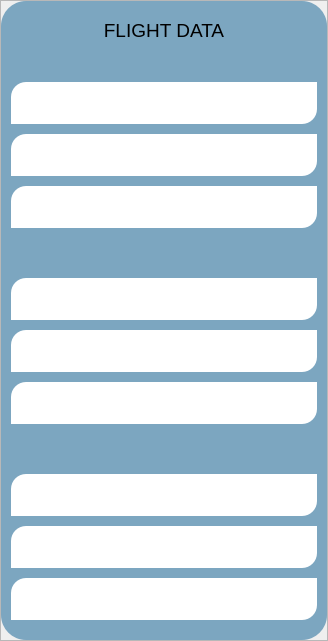
                  <widget class="QFrame" name="graph_page_side_panel_frame">
                   <property name="frameShape">
                    <enum>QFrame::StyledPanel</enum>
                   </property>
                   <property name="frameShadow">
                    <enum>QFrame::Raised</enum>
                   </property>
                   <layout class="QVBoxLayout" name="verticalLayout_57" stretch="1,0,2">
                    <property name="spacing">
                     <number>0</number>
                    </property>
                    <property name="leftMargin">
                     <number>0</number>
                    </property>
                    <property name="topMargin">
                     <number>0</number>
                    </property>
                    <property name="rightMargin">
                     <number>0</number>
                    </property>
                    <property name="bottomMargin">
                     <number>0</number>
                    </property>
                    <item>
                     <widget class="QFrame" name="frame_7">
                      <property name="frameShape">
                       <enum>QFrame::StyledPanel</enum>
                      </property>
                      <property name="frameShadow">
                       <enum>QFrame::Raised</enum>
                      </property>
                     </widget>
                    </item>
                    <item>
                     <widget class="QFrame" name="graph_page_side_panel">
                      <property name="styleSheet">
                       <string notr="true">background:#7CA6C0;
border-top-left-radius:25px;
border-bottom-left-radius:25px;
border-bottom-right-radius:25px;
border-top-right-radius:25px;</string>
                      </property>
                      <property name="frameShape">
                       <enum>QFrame::StyledPanel</enum>
                      </property>
                      <property name="frameShadow">
                       <enum>QFrame::Raised</enum>
                      </property>
                      <layout class="QVBoxLayout" name="verticalLayout_112" stretch="0,1,1,1">
                       <property name="spacing">
                        <number>30</number>
                       </property>
                       <property name="leftMargin">
                        <number>0</number>
                       </property>
                       <property name="topMargin">
                        <number>18</number>
                       </property>
                       <property name="rightMargin">
                        <number>0</number>
                       </property>
                       <property name="bottomMargin">
                        <number>10</number>
                       </property>
                       <item>
                        <widget class="QLabel" name="label_27">
                         <property name="font">
                          <font>
                           <pointsize>14</pointsize>
                          </font>
                         </property>
                         <property name="styleSheet">
                          <string notr="true">background:transparent;</string>
                         </property>
                         <property name="text">
                          <string>FLIGHT DATA</string>
                         </property>
                         <property name="alignment">
                          <set>Qt::AlignCenter</set>
                         </property>
                        </widget>
                       </item>
                       <item>
                        <widget class="QFrame" name="frame_58">
                         <property name="frameShape">
                          <enum>QFrame::StyledPanel</enum>
                         </property>
                         <property name="frameShadow">
                          <enum>QFrame::Raised</enum>
                         </property>
                         <layout class="QVBoxLayout" name="verticalLayout_113">
                          <property name="spacing">
                           <number>10</number>
                          </property>
                          <property name="leftMargin">
                           <number>10</number>
                          </property>
                          <property name="topMargin">
                           <number>10</number>
                          </property>
                          <property name="rightMargin">
                           <number>10</number>
                          </property>
                          <property name="bottomMargin">
                           <number>10</number>
                          </property>
                          <item>
                           <widget class="QFrame" name="frame_60">
                            <property name="minimumSize">
                             <size>
                              <width>306</width>
                              <height>42</height>
                             </size>
                            </property>
                            <property name="styleSheet">
                             <string notr="true">background:white;
border-top-left-radius:15px;
border-bottom-left-radius:0px;
border-bottom-right-radius:15px;
border-top-right-radius:0px;</string>
                            </property>
                            <property name="frameShape">
                             <enum>QFrame::StyledPanel</enum>
                            </property>
                            <property name="frameShadow">
                             <enum>QFrame::Raised</enum>
                            </property>
                            <layout class="QHBoxLayout" name="horizontalLayout_6">
                             <property name="spacing">
                              <number>0</number>
                             </property>
                             <property name="topMargin">
                              <number>0</number>
                             </property>
                             <property name="bottomMargin">
                              <number>0</number>
                             </property>
                             <item>
                              <widget class="QLabel" name="altitude_label_graphs_sidepanel">
                               <property name="font">
                                <font>
                                 <pointsize>12</pointsize>
                                </font>
                               </property>
                               <property name="text">
                                <string/>
                               </property>
                              </widget>
                             </item>
                            </layout>
                           </widget>
                          </item>
                          <item>
                           <widget class="QFrame" name="frame_134">
                            <property name="minimumSize">
                             <size>
                              <width>168</width>
                              <height>42</height>
                             </size>
                            </property>
                            <property name="styleSheet">
                             <string notr="true">background:white;
border-top-left-radius:15px;
border-bottom-left-radius:0px;
border-bottom-right-radius:15px;
border-top-right-radius:0px;</string>
                            </property>
                            <property name="frameShape">
                             <enum>QFrame::StyledPanel</enum>
                            </property>
                            <property name="frameShadow">
                             <enum>QFrame::Raised</enum>
                            </property>
                            <layout class="QHBoxLayout" name="horizontalLayout_17">
                             <property name="topMargin">
                              <number>0</number>
                             </property>
                             <property name="bottomMargin">
                              <number>0</number>
                             </property>
                             <item>
                              <widget class="QLabel" name="velocity_label_graphs_sidepanel">
                               <property name="font">
                                <font>
                                 <pointsize>12</pointsize>
                                </font>
                               </property>
                               <property name="text">
                                <string/>
                               </property>
                              </widget>
                             </item>
                            </layout>
                           </widget>
                          </item>
                          <item>
                           <widget class="QFrame" name="frame_227">
                            <property name="minimumSize">
                             <size>
                              <width>168</width>
                              <height>42</height>
                             </size>
                            </property>
                            <property name="styleSheet">
                             <string notr="true">background:white;
border-top-left-radius:15px;
border-bottom-left-radius:0px;
border-bottom-right-radius:15px;
border-top-right-radius:0px;</string>
                            </property>
                            <property name="frameShape">
                             <enum>QFrame::StyledPanel</enum>
                            </property>
                            <property name="frameShadow">
                             <enum>QFrame::Raised</enum>
                            </property>
                            <layout class="QHBoxLayout" name="horizontalLayout_18">
                             <property name="topMargin">
                              <number>0</number>
                             </property>
                             <property name="bottomMargin">
                              <number>0</number>
                             </property>
                             <item>
                              <widget class="QLabel" name="temperature_label_graphs_sidepanel">
                               <property name="font">
                                <font>
                                 <pointsize>12</pointsize>
                                </font>
                               </property>
                               <property name="text">
                                <string/>
                               </property>
                              </widget>
                             </item>
                            </layout>
                           </widget>
                          </item>
                         </layout>
                        </widget>
                       </item>
                       <item>
                        <widget class="QFrame" name="frame_228">
                         <property name="frameShape">
                          <enum>QFrame::StyledPanel</enum>
                         </property>
                         <property name="frameShadow">
                          <enum>QFrame::Raised</enum>
                         </property>
                         <layout class="QVBoxLayout" name="verticalLayout_114">
                          <property name="spacing">
                           <number>10</number>
                          </property>
                          <property name="leftMargin">
                           <number>10</number>
                          </property>
                          <property name="topMargin">
                           <number>10</number>
                          </property>
                          <property name="rightMargin">
                           <number>10</number>
                          </property>
                          <property name="bottomMargin">
                           <number>10</number>
                          </property>
                          <item>
                           <widget class="QFrame" name="frame_229">
                            <property name="minimumSize">
                             <size>
                              <width>168</width>
                              <height>42</height>
                             </size>
                            </property>
                            <property name="styleSheet">
                             <string notr="true">background:white;
border-top-left-radius:15px;
border-bottom-left-radius:0px;
border-bottom-right-radius:15px;
border-top-right-radius:0px;</string>
                            </property>
                            <property name="frameShape">
                             <enum>QFrame::StyledPanel</enum>
                            </property>
                            <property name="frameShadow">
                             <enum>QFrame::Raised</enum>
                            </property>
                            <layout class="QVBoxLayout" name="verticalLayout_73">
                             <property name="topMargin">
                              <number>0</number>
                             </property>
                             <property name="bottomMargin">
                              <number>0</number>
                             </property>
                             <item>
                              <widget class="QLabel" name="acc_x_label_graphs_sidepanel">
                               <property name="font">
                                <font>
                                 <pointsize>12</pointsize>
                                </font>
                               </property>
                               <property name="text">
                                <string/>
                               </property>
                              </widget>
                             </item>
                            </layout>
                           </widget>
                          </item>
                          <item>
                           <widget class="QFrame" name="frame_230">
                            <property name="minimumSize">
                             <size>
                              <width>168</width>
                              <height>42</height>
                             </size>
                            </property>
                            <property name="styleSheet">
                             <string notr="true">background:white;
border-top-left-radius:15px;
border-bottom-left-radius:0px;
border-bottom-right-radius:15px;
border-top-right-radius:0px;</string>
                            </property>
                            <property name="frameShape">
                             <enum>QFrame::StyledPanel</enum>
                            </property>
                            <property name="frameShadow">
                             <enum>QFrame::Raised</enum>
                            </property>
                            <layout class="QHBoxLayout" name="horizontalLayout_19">
                             <property name="topMargin">
                              <number>0</number>
                             </property>
                             <property name="bottomMargin">
                              <number>0</number>
                             </property>
                             <item>
                              <widget class="QLabel" name="acc_y_label_graphs_sidepanel">
                               <property name="font">
                                <font>
                                 <pointsize>12</pointsize>
                                </font>
                               </property>
                               <property name="text">
                                <string/>
                               </property>
                              </widget>
                             </item>
                            </layout>
                           </widget>
                          </item>
                          <item>
                           <widget class="QFrame" name="frame_231">
                            <property name="minimumSize">
                             <size>
                              <width>168</width>
                              <height>42</height>
                             </size>
                            </property>
                            <property name="styleSheet">
                             <string notr="true">background:white;
border-top-left-radius:15px;
border-bottom-left-radius:0px;
border-bottom-right-radius:15px;
border-top-right-radius:0px;</string>
                            </property>
                            <property name="frameShape">
                             <enum>QFrame::StyledPanel</enum>
                            </property>
                            <property name="frameShadow">
                             <enum>QFrame::Raised</enum>
                            </property>
                            <layout class="QHBoxLayout" name="horizontalLayout_25">
                             <property name="topMargin">
                              <number>0</number>
                             </property>
                             <property name="bottomMargin">
                              <number>0</number>
                             </property>
                             <item>
                              <widget class="QLabel" name="acc_z_label_graphs_sidepanel">
                               <property name="font">
                                <font>
                                 <pointsize>12</pointsize>
                                </font>
                               </property>
                               <property name="text">
                                <string/>
                               </property>
                              </widget>
                             </item>
                            </layout>
                           </widget>
                          </item>
                         </layout>
                        </widget>
                       </item>
                       <item>
                        <widget class="QFrame" name="frame_232">
                         <property name="frameShape">
                          <enum>QFrame::StyledPanel</enum>
                         </property>
                         <property name="frameShadow">
                          <enum>QFrame::Raised</enum>
                         </property>
                         <layout class="QVBoxLayout" name="verticalLayout_115">
                          <property name="spacing">
                           <number>10</number>
                          </property>
                          <property name="leftMargin">
                           <number>10</number>
                          </property>
                          <property name="topMargin">
                           <number>10</number>
                          </property>
                          <property name="rightMargin">
                           <number>10</number>
                          </property>
                          <property name="bottomMargin">
                           <number>10</number>
                          </property>
                          <item>
                           <widget class="QFrame" name="frame_233">
                            <property name="minimumSize">
                             <size>
                              <width>168</width>
                              <height>42</height>
                             </size>
                            </property>
                            <property name="styleSheet">
                             <string notr="true">background:white;
border-top-left-radius:15px;
border-bottom-left-radius:0px;
border-bottom-right-radius:15px;
border-top-right-radius:0px;</string>
                            </property>
                            <property name="frameShape">
                             <enum>QFrame::StyledPanel</enum>
                            </property>
                            <property name="frameShadow">
                             <enum>QFrame::Raised</enum>
                            </property>
                            <layout class="QHBoxLayout" name="horizontalLayout_26">
                             <property name="topMargin">
                              <number>0</number>
                             </property>
                             <property name="bottomMargin">
                              <number>0</number>
                             </property>
                             <item>
                              <widget class="QLabel" name="gyro_x_label_graphs_sidepanel">
                               <property name="font">
                                <font>
                                 <pointsize>12</pointsize>
                                </font>
                               </property>
                               <property name="text">
                                <string/>
                               </property>
                              </widget>
                             </item>
                            </layout>
                           </widget>
                          </item>
                          <item>
                           <widget class="QFrame" name="frame_234">
                            <property name="minimumSize">
                             <size>
                              <width>168</width>
                              <height>42</height>
                             </size>
                            </property>
                            <property name="styleSheet">
                             <string notr="true">background:white;
border-top-left-radius:15px;
border-bottom-left-radius:0px;
border-bottom-right-radius:15px;
border-top-right-radius:0px;</string>
                            </property>
                            <property name="frameShape">
                             <enum>QFrame::StyledPanel</enum>
                            </property>
                            <property name="frameShadow">
                             <enum>QFrame::Raised</enum>
                            </property>
                            <layout class="QHBoxLayout" name="horizontalLayout_27">
                             <property name="topMargin">
                              <number>0</number>
                             </property>
                             <property name="bottomMargin">
                              <number>0</number>
                             </property>
                             <item>
                              <widget class="QLabel" name="gyro_y_label_graphs_sidepanel">
                               <property name="font">
                                <font>
                                 <pointsize>12</pointsize>
                                </font>
                               </property>
                               <property name="text">
                                <string/>
                               </property>
                              </widget>
                             </item>
                            </layout>
                           </widget>
                          </item>
                          <item>
                           <widget class="QFrame" name="frame_235">
                            <property name="minimumSize">
                             <size>
                              <width>168</width>
                              <height>42</height>
                             </size>
                            </property>
                            <property name="styleSheet">
                             <string notr="true">background:white;
border-top-left-radius:15px;
border-bottom-left-radius:0px;
border-bottom-right-radius:15px;
border-top-right-radius:0px;</string>
                            </property>
                            <property name="frameShape">
                             <enum>QFrame::StyledPanel</enum>
                            </property>
                            <property name="frameShadow">
                             <enum>QFrame::Raised</enum>
                            </property>
                            <layout class="QVBoxLayout" name="verticalLayout_74">
                             <property name="topMargin">
                              <number>0</number>
                             </property>
                             <property name="bottomMargin">
                              <number>0</number>
                             </property>
                             <item>
                              <widget class="QLabel" name="gyro_z_label_graphs_sidepanel">
                               <property name="font">
                                <font>
                                 <pointsize>12</pointsize>
                                </font>
                               </property>
                               <property name="text">
                                <string/>
                               </property>
                              </widget>
                             </item>
                            </layout>
                           </widget>
                          </item>
                         </layout>
                        </widget>
                       </item>
                      </layout>
                     </widget>
                    </item>
                    <item>
                     <widget class="QFrame" name="frame_66">
                      <property name="frameShape">
                       <enum>QFrame::StyledPanel</enum>
                      </property>
                      <property name="frameShadow">
                       <enum>QFrame::Raised</enum>
                      </property>
                     </widget>
                    </item>
                   </layout>
                  </widget>
